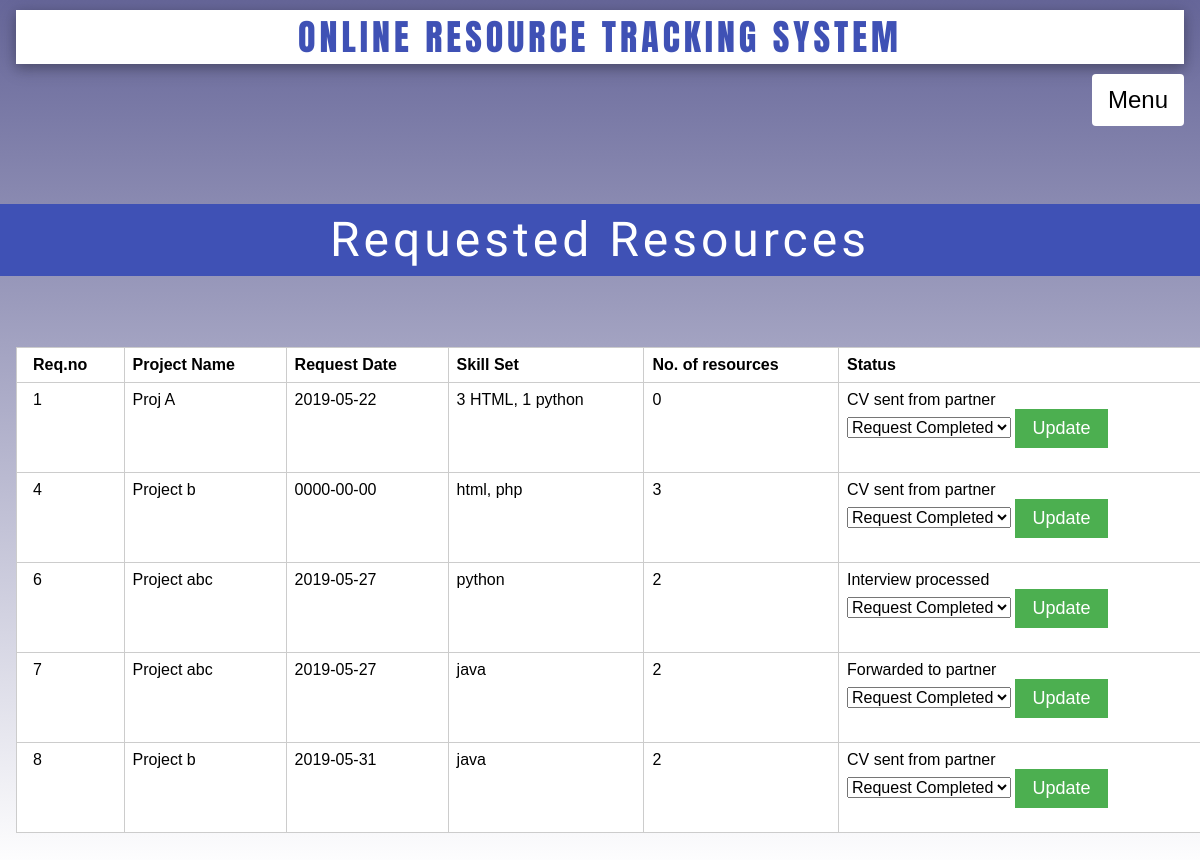
Screenshot of /req_resc.php (signed in) with the database file from the repository.
### tables this page shows
CREATE TABLE `requests` (
  `Req_no` int(100) NOT NULL,
  `proj_name` varchar(100) NOT NULL,
  `skill_set` varchar(100) NOT NULL,
  `no_resc` int(11) NOT NULL,
  `requestor` varchar(50) NOT NULL,
  `req_date` date NOT NULL,
  `Status` varchar(50) NOT NULL DEFAULT 'Requested',
  `fwd_partner_date` date NOT NULL,
  `rec_cv_date` date NOT NULL
);

### req_resc.php (the view, shortened to what this page needs)
<?php
	require("links.php");
?>
<html>
<head>
</head>
<body class="bck">
	<div class="w3-container">
			<center><h1 class="w3-card-4 w3-wide w3-white w3-text-indigo font2">ONLINE RESOURCE TRACKING SYSTEM</h1></center>
			<?php
			if($_SESSION['login_role'] == 'proj_man')
			{
			echo "<a href='index.php' class='w3-btn w3-round w3-white w3-xlarge w3-right'>Menu</a>";
			}
			else if($_SESSION['login_role'] == 'dev_team')
			{
			echo "<a href='index1.php' class='w3-btn w3-round w3-white w3-xlarge w3-right'>Menu</a>";
			}
			else
			{
				echo "<a href='index2.php' class='w3-btn w3-round w3-white w3-xlarge w3-right'>Menu</a>";
			}
			?>
		</div>
			<br>
			<center><h2 class="w3-indigo w3-xxxlarge font1 w3-wide">Requested Resources</h2></center><br><br>
<?php
include ("resource1.php");
$sql="SELECT * FROM `requests`";
$result=mysqli_query($mysqli,$sql);
echo "<table class='w3-table w3-margin w3-border w3-white' border='1'><tr>
<th>Req.no</th>
<th>Project Name</th>
<th>Request Date</th>
<th>Skill Set</th>
<th>No. of resources</th>
<th>Status</th>
</tr>";
if($_SESSION['login_role'] == 'proj_man')
{
	foreach ($result as $row) {
		$no=$row['Req_no'];
		$res_no=$row['no_resc'];
		$skill=$row['skill_set'];
		echo "<tr><td>$no</td>
		<td> " .$row['proj_name']. "</td>
		<td>" .$row['req_date']. "</td>
		<td>$skill</td>
		<td>$res_no</td>
		<td> " .$row['Status']. "  &nbsp
		<form action='req_resc.php' type='get'>
		<input type='hidden' name='id' value='$no'/>
		<select name='status'>
	  <option value='Forwarded to partner'>Forwarded to partner</option>
	  <option value='Interview processed'>Interview processed</option>
	  <option value='Allocated'>Allocated</option>
		</select>
		<button type='submit' class='w3-btn ad_btn w3-border w3-large w3-border-green w3-green'>Update</button>
		</form>
		</td>
		</tr>";
	}
	echo "</table>";
}
else if($_SESSION['login_role'] == 'dev_team')
{
	foreach ($result as $row) {
		$no=$row['Req_no'];
		echo "<tr><td>$no</td>
		<td> " .$row['proj_name']. "</td>
		<td>" .$row['req_date']. "</td>
		<td> " .$row['skill_set']. "</td>
		<td> " .$row['no_resc']. "</td>
		<td> " .$row['Status']. "  &nbsp
		<form action='req_resc.php' type='get'>
		<input type='hidden' name='id' value='$no'/>
		<select name='status'>
	  <option value='Request granted'>Request Completed</option>
		</select>
		<button type='submit' class='w3-btn w3-border w3-large w3-border-green w3-green'>Update</button>
		</form>
		</td>
		</tr>";
	}
	echo "</table>";
}
?>
<br>
</body>
</head>

### w3.css (style rules this page uses)
html { box-sizing:border-box }
*,*:before,*:after { box-sizing:inherit }
html { -ms-text-size-adjust:100%;-webkit-text-size-adjust:100% }
body { margin:0 }
a { background-color:transparent;-webkit-text-decoration-skip:objects }
button,input,select,textarea { font:inherit;margin:0 }
button,input { overflow:visible }
button,select { text-transform:none }
button,html [type=button],[type=reset],[type=submit] { -webkit-appearance:button }
html,body { font-family:Verdana,sans-serif;font-size:15px;line-height:1.5 }
html { overflow-x:hidden }
h1 { font-size:36px }
h2 { font-size:30px }
h1,h2,h3,h4,h5,h6 { font-family:"Segoe UI",Arial,sans-serif;font-weight:400;margin:10px 0 }
.w3-wide { letter-spacing:4px }
a { color:inherit }
.w3-table,.w3-table-all { border-collapse:collapse;border-spacing:0;width:100%;display:table }
.w3-table td,.w3-table th,.w3-table-all td,.w3-table-all th { padding:8px 8px;display:table-cell;text-align:left;vertical-align:top }
.w3-table th:first-child,.w3-table td:first-child,.w3-table-all th:first-child,.w3-table-all td:first-child { padding-left:16px }
.w3-btn,.w3-button { border:none;display:inline-block;padding:8px 16px;vertical-align:middle;overflow:hidden;text-decoration:none;color:inherit;background-color:inherit;text-align:center;cursor:pointer;white-space:nowrap }
.w3-btn,.w3-button { -webkit-touch-callout:none;-webkit-user-select:none;-khtml-user-select:none;-moz-user-select:none;-ms-user-select:none;user-select:none }
.w3-container:after,.w3-container:before,.w3-panel:after,.w3-panel:before,.w3-row:after,.w3-row:before,.w3-row-padding:after,.w3-row-padding:before, .w3-cell-row:before,.w3-cell-row:after,.w3-clear:after,.w3-clear:before,.w3-bar:before,.w3-bar:after { content:"";display:table;clear:both }
.w3-round,.w3-round-medium { border-radius:4px }
.w3-container,.w3-panel { padding:0.01em 16px }
.w3-card-4,.w3-hover-shadow:hover { box-shadow:0 4px 10px 0 rgba(0,0,0,0.2),0 4px 20px 0 rgba(0,0,0,0.19) }
.w3-large { font-size:18px!important }
.w3-xlarge { font-size:24px!important }
.w3-xxxlarge { font-size:48px!important }
.w3-border { border:1px solid #ccc!important }
.w3-margin { margin:16px!important }
.w3-right { float:right!important }
.w3-green,.w3-hover-green:hover { color:#fff!important;background-color:#4CAF50!important }
.w3-indigo,.w3-hover-indigo:hover { color:#fff!important;background-color:#3f51b5!important }
.w3-white,.w3-hover-white:hover { color:#000!important;background-color:#fff!important }
.w3-text-indigo,.w3-hover-text-indigo:hover { color:#3f51b5!important }
.w3-border-green,.w3-hover-border-green:hover { border-color:#4CAF50!important }

### req_resc.php (style rules this page uses)
.bck { background: linear-gradient(to bottom, #666699 0%, #ffffff 100%); }
.font1 { font-family: 'Cute Font', cursive; }
.font2 { font-family: 'Anton', sans-serif; }

### rows the page displays
requests: Req_no "1", proj_name "Proj A", req_date "2019-05-22", skill_set "3 HTML, 1 python", no_resc "0", Status "CV sent from partner"
requests: Req_no "4", proj_name "Project b", req_date "0000-00-00", skill_set "html, php", no_resc "3", Status "CV sent from partner"
requests: Req_no "6", proj_name "Project abc", req_date "2019-05-27", skill_set "python", no_resc "2", Status "Interview processed"
requests: Req_no "7", proj_name "Project abc", req_date "2019-05-27", skill_set "java", no_resc "2", Status "Forwarded to partner"
requests: Req_no "8", proj_name "Project b", req_date "2019-05-31", skill_set "java", no_resc "2", Status "CV sent from partner"
